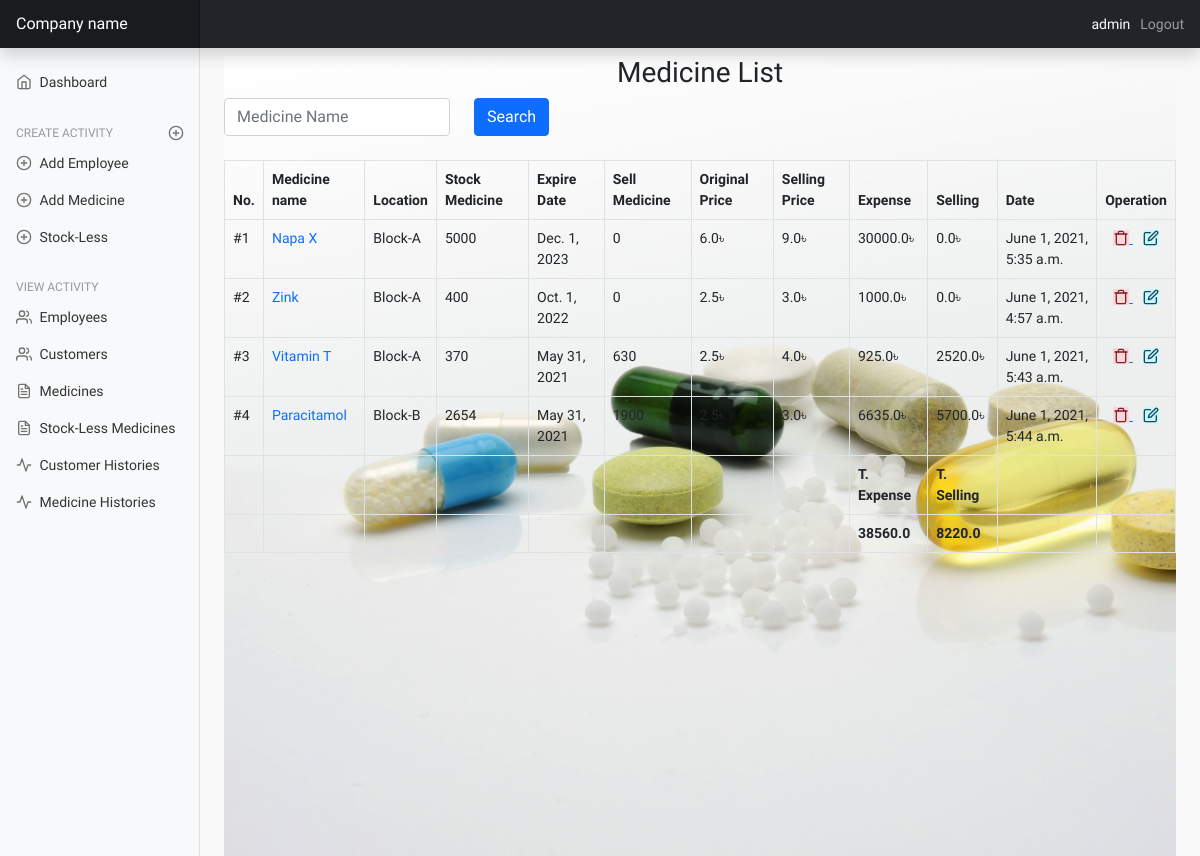
Page /medicine-list/ (signed in) on the committed database.
### mainApp/models/medicine.py (models this page shows, shortened)
class Medicine(TimeStamp):
    medicine_name = models.CharField(max_length=255, unique=True, null=True, blank=True)
    company_name = models.CharField(max_length=255, null=True, blank=True)
    description = models.TextField(blank=True, null=True, default='')
    location = models.CharField(max_length=50, null=True, blank=True)
    number_of_medicine = models.IntegerField(default=0, null=True, blank=True)
    original_price = models.FloatField(blank=True, null=True)
    selling_price = models.FloatField(blank=True, null=True)
    sold_number_of_medicine = models.IntegerField(default=0, blank=True, null=True)
    sold_at_a_time = models.IntegerField(default=0, blank=True, null=True)
    expire_date = models.DateField(blank=True,null=True)
    class Meta:
        ordering = ('-created_at',)
    def sold_medicine_value(self):
        return self.sold_number_of_medicine * self.selling_price
    def expense(self):
        return self.original_price * self.number_of_medicine

### mainApp/views/medicine_view.py (the view)
# urls.py: path('medicine-list/', medicine_view.SalesManagementList.as_view(), name='medicine-list'),
class SalesManagementList(View):
    def get(self, request):
        sales = Medicine.objects.all()
        search = request.GET.get('q')
        if search:
            sales = Medicine.objects.filter(
                Q(medicine_name__icontains=search) | Q(created_at__iexact=search)
            ).distinct()
        total_selling = get_selling_sum(sales)
        total_expense = get_expense_sum(sales)
        page = request.GET.get('page', 1)
        paginator = Paginator(sales, per_page=5)
        try:
            all_sales = paginator.page(page)
        except PageNotAnInteger as e:
            all_sales = paginator.page(1)
        except EmptyPage:
            all_sales = Paginator.page(paginator.num_pages)
        print(">>>>>>>>>>>>>>>>>>", all_sales)
        return render(request, 'medicine/sales_list.html', {
            'medicines': all_sales,
            'total_selling': total_selling,
            'total_expense': total_expense,
        })

### mainApp/views/medicine_view.py (called while the page is built)
def get_selling_sum(sales):
    sum = 0
    for sale in sales:
        sum += sale.sold_medicine_value()
    return sum

def get_expense_sum(sales):
    sum = 0
    for sale in sales:
        sum += sale.expense()
    return sum

### mainApp/templates/medicine/sales_list.html (shortened to what this page needs)
{% extends 'base.html' %}
{% load static %}
{% load tz %}
{% block content %}
    <div
            style='background: url("{% static 'images/medicine-list.jpg' %}");background-repeat: no-repeat;
                    background-size: cover;
                    min-height: 100vh;
                    '>
        <h3 class="text-center mt-2" style="font-family: 'Pattaya', sans-serif;">Medicine List</h3>
        <div class="col-lg-6 col-md-6 col-sm-12 text-center mb-4 align-items-center">
            <form class="row mb-4" method="GET">
                <div class="col-md-6">
                    <input type="text" name="q" class="form-control" placeholder="Medicine Name"
                           aria-label="First name">
                </div>
                <div class="col-md-2">
                    <input type="submit" class="btn btn-primary" VALUE="Search"/>
                </div>
            </form>
        </div>
        <table id="example" class="table table-bordered" style="width:100%">
            <thead>
            <tr>
                <th>No.</th>
                <th>Medicine name</th>
                <th>Location</th>
                <th>Stock Medicine</th>
                <th>Expire Date</th>
                <th>Sell Medicine</th>
                <th>Original Price</th>
                <th>Selling Price</th>
                <th>Expense</th>
                <th>Selling</th>
                <th>Date</th>
                <th>Operation</th>
            </tr>
            </thead>
            <tbody id="tbody">
            {% for medicine in medicines %}
                <tr>
                    <td>#{{ forloop.counter }}</td>
                    <td><a style="text-decoration: none"
                           href="{% url 'medicine-detail' medicine.id %}">{{ medicine.medicine_name }}</a></td>
                    <td>{{ medicine.location }}</td>
                    {% if medicine.number_of_medicine < 20 %}
                        <td style="background-color: red;color: white;font-weight: 600">{{ medicine.number_of_medicine }}</td>
                    {% else %}
                        <td>{{ medicine.number_of_medicine }}</td>
                    {% endif %}
                    <td>{{ medicine.expire_date }}</td>
                    <td>{{ medicine.sold_number_of_medicine }}</td>
                    <td>{{ medicine.original_price }}৳</td>
                    <td>{{ medicine.selling_price }}৳</td>
                    <td>{{ medicine.expense }}&#2547;</td>
                    <td>{{ medicine.sold_medicine_value }}৳</td>
                    <td>{{ medicine.updated_at | localtime }}</td>
                    <td style="text-align: center">
                        <a href="{% url 'delete-medicine' medicine.id %}">
                            <span class="alert-danger" data-feather="trash"></span>
                        </a>
                        <a style="margin-left: 10px" href="{% url 'update-medicine' medicine.id %}"
                        >
                            <span id="modal-form" class="alert-info"
                                  data-feather="edit"></span>
                        </a>
                    </td>
                </tr>
            {% endfor %}
            </tbody>
            <tfoot>
            <tr>
                <th></th>
                <th></th>
                <th></th>
                <th></th>
                <th></th>
                <th></th>
                <th></th>
                <th></th>
                <th>T. Expense</th>
                <th>T. Selling</th>
                <th></th>
                <th></th>
            </tr>
            <tr>
                <th></th>
                <th></th>
                <th></th>
                <th></th>
                <th></th>
                <th></th>
                <th></th>
                <th></th>
                <th>{{ total_expense }}</th>
                <th>{{ total_selling }}</th>
                <th></th>
                <th></th>
            </tr>
            </tfoot>
        </table>
    </div>
{% endblock content %}

### mainApp/templates/base.html (shortened to what this page needs)
{% load static %}
<!doctype html>
<html lang="en">
<head>
    <link href="{% static './table/custom.css' %}" rel="stylesheet">
    <link href="{% static './assets/dist/css/bootstrap.min.css' %}" rel="stylesheet">
    <link href="{% static './dashboard/dashboard.css' %}" rel="stylesheet">
    <link href="{% static './table/fontawasome.css' %}" rel="stylesheet">
    <link href="{% static './table/profile.css' %}" rel="stylesheet">
</head>
<body>
<header class="navbar navbar-dark sticky-top bg-dark flex-md-nowrap p-0 shadow">
    <a class="navbar-brand col-md-3 col-lg-2 me-0 px-3" href="#">Company name</a>
    <ul class="navbar-nav px-3 flex-row ">
        {% if user.is_authenticated %}
            <li class="nav-item text-nowrap">
                <a class="nav-link disabled" style="color: white" href="#">{{ user.username }}</a>
            </li>
            <li class="nav-item text-nowrap" style="margin-left: 10px">
                <a class="nav-link" href="{% url 'user-logout' %}">Logout</a>
            </li>
        {% endif %}
    </ul>
</header>
<div class="container-fluid">
    <div class="row">
        <nav id="sidebarMenu" class="col-md-3 col-lg-2 d-md-block bg-light sidebar collapse">
            <div class="position-sticky pt-3">
                <ul class="nav flex-column">
                    <li class="nav-item">
                        <a class="nav-link" aria-current="page" href="{% url 'dashboard' %}">
                            <span data-feather="home"></span>
                            Dashboard
                        </a>
                    </li>
                    <h6 class="sidebar-heading d-flex justify-content-between align-items-center px-3 mt-4 mb-1 text-muted">
                        <span>Create activity</span>
                        <a class="link-secondary" href="#" aria-label="Add a new report">
                            <span data-feather="plus-circle"></span>
                        </a>
                    </h6>
                    <li class="nav-item">
                        <a class="nav-link" href="{% url 'create-employee' %}">
                            <span data-feather="plus-circle"></span>
                            Add Employee
                        </a>
                    </li>
                    <li class="nav-item">
                        <a class="nav-link" href="{% url 'create-medicine' %}">
                            <span data-feather="plus-circle"></span>
                            Add Medicine
                        </a>
                    </li>
                    <li class="nav-item">
                        <a class="nav-link" href="{% url 'create-stock-less' %}">
                            <span data-feather="plus-circle"></span>
                            Stock-Less
                        </a>
                    </li>
                </ul>
                <h6 class="sidebar-heading d-flex justify-content-between align-items-center px-3 mt-4 mb-1 text-muted">
                    <span>View activity</span>
                </h6>
                <ul class="nav flex-column mb-2">
                    <li class="nav-item">
                        <a class="nav-link" href="{% url 'employee-list' %}">
                            <span data-feather="users"></span>
                            Employees
                        </a>
                    </li>
                    <li class="nav-item">
                        <a class="nav-link" href="{% url 'customer-list' %}">
                            <span data-feather="users"></span>
                            Customers
                        </a>
                    </li>
                    <li class="nav-item">
                        <a class="nav-link" href="{% url 'medicine-list' %}">
                            <span data-feather="file-text"></span>
                            Medicines
                        </a>
                    </li>
                    <li class="nav-item">
                        <a class="nav-link" href="{% url 'stock-less-list' %}">
                            <span data-feather="file-text"></span>
                            Stock-Less Medicines
                        </a>
                    </li>
                    <li class="nav-item">
                        <a class="nav-link" href="{% url 'customer-histories' %}">
                            <span data-feather="activity"></span>
                            Customer Histories
                        </a>
                    </li>
                    <li class="nav-item">
                        <a class="nav-link" href="{% url 'medicine-histories' %}">
                            <span data-feather="activity"></span>
                            Medicine Histories
                        </a>
                    </li>
                </ul>
            </div>
        </nav>
        <main class="col-md-9 ms-sm-auto col-lg-10 px-md-4">
            {% block content %}
            {% endblock %}
        </main>
    </div>
</div>
</body>
</html>

### mainApp/static/dashboard/dashboard.css (style rules this page uses)
body { font-size: .875rem; }
.feather { width: 16px; height: 16px; vertical-align: text-bottom; }
.sidebar { position: fixed; top: 0; bottom: 0; left: 0; z-index: 100; padding: 48px 0 0; box-shadow: inset -1px 0 0 rgba(0, 0, 0, .1); }
.sidebar .nav-link { font-weight: 500; color: #333; }
.sidebar .nav-link .feather { margin-right: 4px; color: #727272; }
.sidebar-heading { font-size: .75rem; text-transform: uppercase; }
.navbar-brand { padding-top: .75rem; padding-bottom: .75rem; font-size: 1rem; background-color: rgba(0, 0, 0, .25); box-shadow: inset -1px 0 0 rgba(0, 0, 0, .25); }

### mainApp/static/table/profile.css (style rules this page uses)
body { background-color: #f9f9fa }
h6 { font-size: 14px }
.text-muted { color: #919aa3 !important }

### mainApp/templates/base.html (style rules this page uses)
body { font-family: 'Pattaya', sans-serif; font-family: 'Reggae One', cursive; }

### rows in the picture
Medicine: medicine_name "Napa X", location "Block-A", number_of_medicine "5000", expire_date "Dec. 1, 2023", sold_number_of_medicine "0", original_price "6.0", selling_price "9.0", expense "30000.0", sold_medicine_value "0.0", updated_at "June 1, 2021, 5:35 a.m."
Medicine: medicine_name "Zink", location "Block-A", number_of_medicine "400", expire_date "Oct. 1, 2022", sold_number_of_medicine "0", original_price "2.5", selling_price "3.0", expense "1000.0", sold_medicine_value "0.0", updated_at "June 1, 2021, 4:57 a.m."
Medicine: medicine_name "Vitamin T", location "Block-A", number_of_medicine "370", expire_date "May 31, 2021", sold_number_of_medicine "630", original_price "2.5", selling_price "4.0", expense "925.0", sold_medicine_value "2520.0", updated_at "June 1, 2021, 5:43 a.m."
Medicine: medicine_name "Paracitamol", location "Block-B", number_of_medicine "2654", expire_date "May 31, 2021", sold_number_of_medicine "1900", original_price "2.5", selling_price "3.0", expense "6635.0", sold_medicine_value "5700.0", updated_at "June 1, 2021, 5:44 a.m."

### other values in the picture
{{ user.username }} "admin"
{{ total_expense }} "38560.0"
{{ total_selling }} "8220.0"
